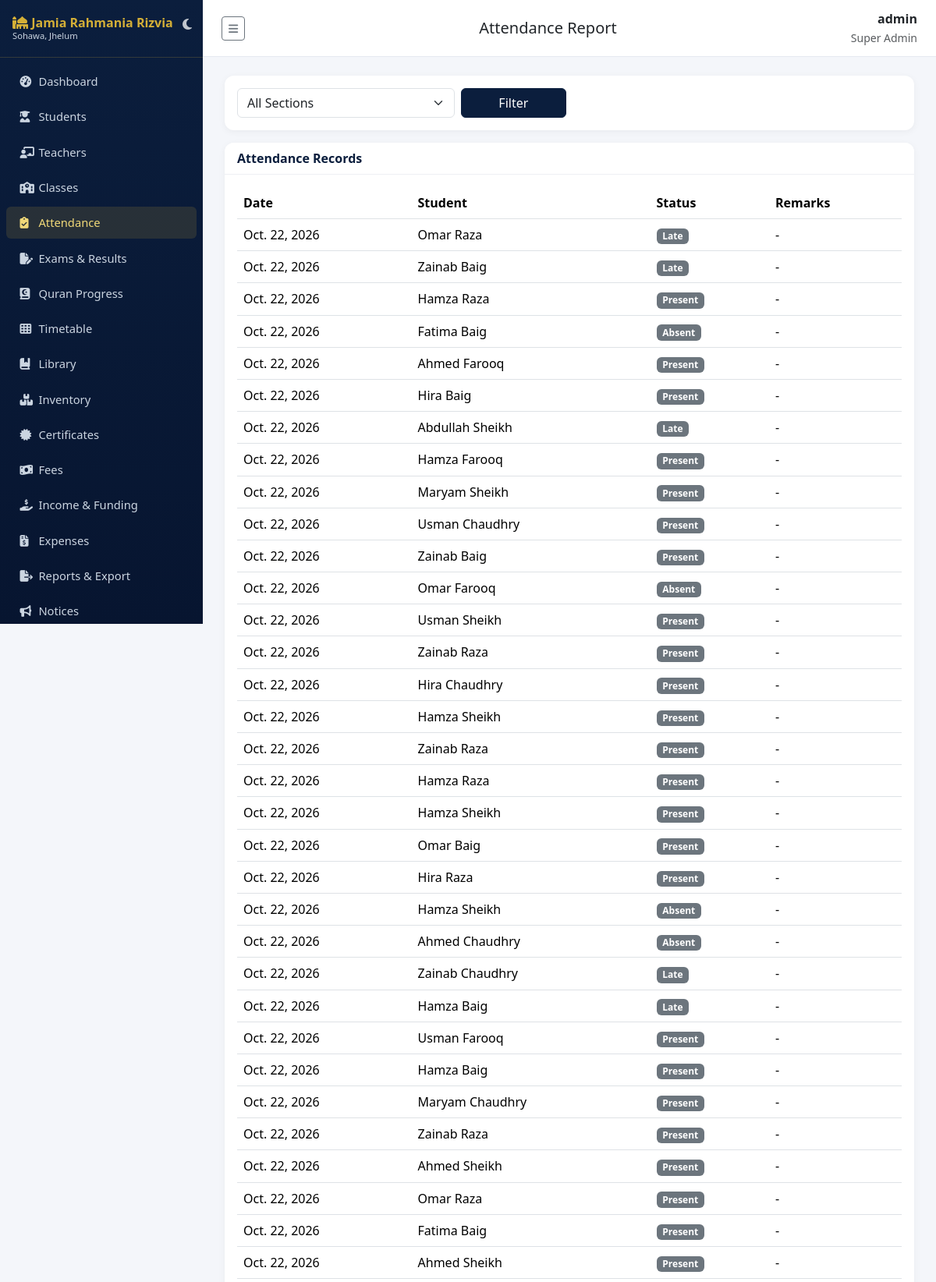
Page /attendance/report/ (signed in, upper part) on the committed database.
### accounts/models.py (models this page shows, shortened)
class User(AbstractUser):
    class Role(models.TextChoices):
        SUPER_ADMIN = "SUPER_ADMIN", "Super Admin"
        PRINCIPAL = "PRINCIPAL", "Principal"
        ADMIN = "ADMIN", "Admin"
        TEACHER = "TEACHER", "Teacher"
        STUDENT = "STUDENT", "Student"
        PARENT = "PARENT", "Parent"
        ACCOUNTANT = "ACCOUNTANT", "Accountant"
        LIBRARIAN = "LIBRARIAN", "Librarian"
        STAFF = "STAFF", "Staff"
    role = models.CharField(max_length=20, choices=Role.choices, default=Role.STUDENT)
    phone = models.CharField(max_length=20, blank=True)
    photo = models.ImageField(upload_to="profile_photos/", blank=True, null=True)

### attendance/models.py (models this page shows, shortened)
class StudentAttendance(models.Model):
    class Status(models.TextChoices):
        PRESENT = "PRESENT", "Present"
        ABSENT = "ABSENT", "Absent"
        LATE = "LATE", "Late"
        LEAVE = "LEAVE", "Leave"
    student = models.ForeignKey("students.Student", on_delete=models.CASCADE, related_name="attendances")
    date = models.DateField()
    status = models.CharField(max_length=10, choices=Status.choices, default=Status.PRESENT)
    remarks = models.CharField(max_length=200, blank=True)
    marked_by = models.ForeignKey("accounts.User", on_delete=models.SET_NULL, null=True, blank=True)
    class Meta:
        unique_together = ["student", "date"]
        ordering = ["-date"]

### students/models.py (models this page shows, shortened)
class Student(models.Model):
    class Status(models.TextChoices):
        ACTIVE = "ACTIVE", "Active"
        INACTIVE = "INACTIVE", "Inactive"
        SUSPENDED = "SUSPENDED", "Suspended"
        TRANSFERRED = "TRANSFERRED", "Transferred"
        GRADUATED = "GRADUATED", "Graduated"
    class Blood(models.TextChoices):
        A_POS = "A+", "A+"
        A_NEG = "A-", "A-"
        B_POS = "B+", "B+"
        B_NEG = "B-", "B-"
        AB_POS = "AB+", "AB+"
        AB_NEG = "AB-", "AB-"
        O_POS = "O+", "O+"
        O_NEG = "O-", "O-"
    user = models.OneToOneField(settings.AUTH_USER_MODEL, on_delete=models.CASCADE, related_name="student_profile", null=True, blank=True)
    parent = models.ForeignKey(settings.AUTH_USER_MODEL, on_delete=models.SET_NULL, null=True, blank=True, related_name="children", limit_choices_to={"role": "PARENT"})
    admission_number = models.CharField(max_length=20, unique=True)
    roll_number = models.CharField(max_length=20, blank=True)
    first_name = models.CharField(max_length=100)
    last_name = models.CharField(max_length=100)
    date_of_birth = models.DateField()
    gender = models.CharField(max_length=10, choices=[("M", "Male"), ("F", "Female"), ("O", "Other")])
    blood_group = models.CharField(max_length=5, choices=Blood.choices, blank=True)
    photo = models.ImageField(upload_to="student_photos/", blank=True, null=True)
    address = models.TextField(blank=True)
    section = models.ForeignKey("academics.Section", on_delete=models.SET_NULL, null=True, blank=True, related_name="students")
    admission_date = models.DateField(auto_now_add=True)
    previous_school = models.CharField(max_length=200, blank=True)
    status = models.CharField(max_length=15, choices=Status.choices, default=Status.ACTIVE)
    guardian_name = models.CharField(max_length=150, blank=True)
    guardian_relation = models.CharField(max_length=50, blank=True)
    guardian_phone = models.CharField(max_length=20, blank=True)
    guardian_email = models.EmailField(blank=True)
    emergency_contact_name = models.CharField(max_length=150, blank=True)
    emergency_contact_phone = models.CharField(max_length=20, blank=True)
    class Meta:
        ordering = ["admission_number"]
    @property
    def full_name(self):
        return f"{self.first_name} {self.last_name}"

### attendance/views.py (the view)
# urls.py: path("report/", views.AttendanceReportView.as_view(), name="report"),
class AttendanceReportView(RoleRequiredMixin, View):
    template_name = "attendance/report.html"
    allowed_roles = MANAGEMENT_ROLES + ["TEACHER"]
    def get(self, request):
        sections = self.get_allowed_sections(request)
        section_id = request.GET.get("section")
        records = StudentAttendance.objects.select_related("student").all().order_by("-date")[:200]
        if not (request.user.is_superuser or request.user.role in MANAGEMENT_ROLES):
            records = records.filter(student__section__in=sections)
        if section_id:
            records = records.filter(student__section_id=section_id)
        return render(request, self.template_name, {"records": records, "sections": sections, "selected_section": section_id})
    def get_allowed_sections(self, request):
        if request.user.is_superuser or request.user.role in MANAGEMENT_ROLES:
            return Section.objects.all()
        return Section.objects.filter(class_teacher__user=request.user)

### academics/models.py (called while the page is built)
    def __str__(self):
        return f"{self.school_class.name} - {self.name}"

### accounts/mixins.py (called while the page is built)
    def dispatch(self, request, *args, **kwargs):
        if not request.user.is_authenticated:
            return self.handle_no_permission()
        if request.user.is_superuser or request.user.role in self.allowed_roles:
            return super().dispatch(request, *args, **kwargs)
        raise PermissionDenied("You do not have permission to access this page.")

### sitepages/context_processors.py (called while the page is built)
def site_settings(request):
    s = SiteSettings.get_solo()
    years = max(datetime.date.today().year - s.established_year, 0)
    return {"site_settings": s, "years_of_service": years}

### sitepages/models.py (called while the page is built)
    @classmethod
    def get_solo(cls):
        obj = cls.objects.first()
        if not obj:
            obj = cls.objects.create()
        return obj

### templates/attendance/report.html (shortened to what this page needs)
{% extends "base.html" %}
{% block page_title %}Attendance Report{% endblock %}
{% block content %}
<div class="card mb-3"><div class="card-body">
  <form class="row g-2" method="get">
    <div class="col-md-4">
      <select class="form-select" name="section">
        <option value="">All Sections</option>
      </select>
    </div>
    <div class="col-md-2"><button class="btn btn-navy w-100" type="submit">Filter</button></div>
  </form>
</div></div>
<div class="card">
  <div class="card-header">Attendance Records</div>
  <div class="card-body">
    <table class="table table-hover">
      <thead><tr><th>Date</th><th>Student</th><th>Status</th><th>Remarks</th></tr></thead>
      <tbody>
      {% for r in records %}
        <tr><td>{{ r.date }}</td><td>{{ r.student.full_name }}</td><td><span class="badge bg-secondary">{{ r.get_status_display }}</span></td><td>{{ r.remarks|default:"-" }}</td></tr>
      {% empty %}<tr><td colspan="4" class="text-center text-muted">No records found.</td></tr>{% endfor %}
      </tbody>
    </table>
  </div>
</div>
{% endblock %}

### templates/base.html (shortened to what this page needs)
{% load static %}
<!DOCTYPE html>
<html lang="en" id="theme-wrapper" data-bs-theme="light">
<head>
<link href="https://cdn.jsdelivr.net/npm/bootstrap@5.3.3/dist/css/bootstrap.min.css" rel="stylesheet">
<link href="https://cdnjs.cloudflare.com/ajax/libs/font-awesome/6.5.1/css/all.min.css" rel="stylesheet">
<link href="{% static 'css/style.css' %}" rel="stylesheet">
</head>
<body>
<nav class="sidebar" id="sidebar">
  <div class="brand d-flex justify-content-between align-items-center">
    <div>
      <i class="fa-solid fa-mosque"></i> Jamia Rahmania Rizvia
      <small class="d-block" style="font-size:.7rem;color:#cbd5e1;font-weight:400">Sohawa, Jhelum</small>
    </div>
    <button id="theme-toggle-btn" class="btn p-1 border-0 text-white opacity-75 hover-opacity-100" title="Switch Theme" style="background: transparent; box-shadow: none;">
      <i class="fa-solid fa-moon fs-6" id="theme-icon"></i>
    </button>
  </div>
  <ul class="nav flex-column py-2">
    {% if request.user.role in "STUDENT,PARENT" %}
      <li class="nav-item"><a class="nav-link {% if request.resolver_match.namespace == 'portal' %}active{% endif %}" href="{% url 'portal:home' %}"><i class="fa-solid fa-gauge-high"></i> My Portal</a></li>
      <li class="nav-item"><a class="nav-link {% if request.resolver_match.namespace == 'notices' and request.resolver_match.url_name == 'list' %}active{% endif %}" href="{% url 'notices:list' %}"><i class="fa-solid fa-bullhorn"></i> Notices</a></li>
      <li class="nav-item"><a class="nav-link {% if request.resolver_match.namespace == 'timetable' %}active{% endif %}" href="{% url 'timetable:view' %}"><i class="fa-solid fa-table-cells"></i> Timetable</a></li>
      <li class="nav-item"><a class="nav-link" href="{% url 'notices:event_list' %}"><i class="fa-solid fa-calendar-days"></i> Events</a></li>
    {% else %}
      <li class="nav-item"><a class="nav-link {% if request.resolver_match.namespace == 'dashboard' %}active{% endif %}" href="{% url 'dashboard:index' %}"><i class="fa-solid fa-gauge-high"></i> Dashboard</a></li>
      <li class="nav-item"><a class="nav-link {% if request.resolver_match.namespace == 'students' %}active{% endif %}" href="{% url 'students:list' %}"><i class="fa-solid fa-user-graduate"></i> Students</a></li>
      {% if request.user.is_superuser or request.user.role in "SUPER_ADMIN,PRINCIPAL,ADMIN" %}
      <li class="nav-item"><a class="nav-link {% if request.resolver_match.namespace == 'teachers' %}active{% endif %}" href="{% url 'teachers:list' %}"><i class="fa-solid fa-chalkboard-user"></i> Teachers</a></li>
      <li class="nav-item"><a class="nav-link {% if request.resolver_match.url_name == 'class_list' %}active{% endif %}" href="{% url 'academics:class_list' %}"><i class="fa-solid fa-school"></i> Classes</a></li>
      {% endif %}
      <li class="nav-item"><a class="nav-link {% if request.resolver_match.url_name == 'mark' or request.resolver_match.url_name == 'report' %}active{% endif %}" href="{% url 'attendance:mark' %}"><i class="fa-solid fa-clipboard-check"></i> Attendance</a></li>
      {% if request.user.is_superuser or request.user.role in "SUPER_ADMIN,PRINCIPAL,ADMIN,TEACHER" %}
      <li class="nav-item"><a class="nav-link {% if request.resolver_match.namespace == 'exams' %}active{% endif %}" href="{% url 'exams:list' %}"><i class="fa-solid fa-file-pen"></i> Exams &amp; Results</a></li>
      <li class="nav-item"><a class="nav-link {% if request.resolver_match.namespace == 'hifz' %}active{% endif %}" href="{% url 'hifz:list' %}"><i class="fa-solid fa-book-quran"></i> Quran Progress</a></li>
      {% endif %}
      <li class="nav-item"><a class="nav-link " href="{% url 'timetable:view' %}"><i class="fa-solid fa-table-cells"></i> Timetable</a></li>
      <li class="nav-item"><a class="nav-link {% if request.resolver_match.namespace == 'library' %}active{% endif %}" href="{% url 'library:books' %}"><i class="fa-solid fa-book-bookmark"></i> Library</a></li>
      {% if request.user.is_superuser or request.user.role in "SUPER_ADMIN,PRINCIPAL,ADMIN,STAFF,LIBRARIAN" %}
      <li class="nav-item"><a class="nav-link {% if request.resolver_match.namespace == 'inventory' %}active{% endif %}" href="{% url 'inventory:list' %}"><i class="fa-solid fa-boxes-stacked"></i> Inventory</a></li>
      {% endif %}
      {% if request.user.is_superuser or request.user.role in "SUPER_ADMIN,PRINCIPAL,ADMIN" %}
      <li class="nav-item"><a class="nav-link {% if request.resolver_match.namespace == 'certificates' %}active{% endif %}" href="{% url 'certificates:list' %}"><i class="fa-solid fa-certificate"></i> Certificates</a></li>
      {% endif %}
      {% if request.user.is_superuser or request.user.role in "SUPER_ADMIN,PRINCIPAL,ADMIN,ACCOUNTANT" %}
      <li class="nav-item"><a class="nav-link {% if request.resolver_match.url_name == 'payment_list' %}active{% endif %}" href="{% url 'fees:payment_list' %}"><i class="fa-solid fa-money-bill-wave"></i> Fees</a></li>
      <li class="nav-item"><a class="nav-link {% if request.resolver_match.url_name == 'income_list' %}active{% endif %}" href="{% url 'fees:income_list' %}"><i class="fa-solid fa-hand-holding-dollar"></i> Income &amp; Funding</a></li>
      <li class="nav-item"><a class="nav-link {% if request.resolver_match.url_name == 'expense_list' %}active{% endif %}" href="{% url 'fees:expense_list' %}"><i class="fa-solid fa-file-invoice-dollar"></i> Expenses</a></li>
      {% endif %}
      {% if request.user.is_superuser or request.user.role in "SUPER_ADMIN,PRINCIPAL,ADMIN,ACCOUNTANT" %}
      <li class="nav-item"><a class="nav-link {% if request.resolver_match.namespace == 'reports' %}active{% endif %}" href="{% url 'reports:index' %}"><i class="fa-solid fa-file-export"></i> Reports &amp; Export</a></li>
      {% endif %}
      <li class="nav-item"><a class="nav-link {% if request.resolver_match.namespace == 'notices' %}active{% endif %}" href="{% url 'notices:list' %}"><i class="fa-solid fa-bullhorn"></i> Notices</a></li>
    {% endif %}
  </ul>
</nav>
<div class="main-content">
  <div class="topbar">
    <button class="btn btn-sm btn-outline-secondary" id="sidebarToggle" type="button" title="Show / hide menu" aria-label="Toggle menu"><i class="fa-solid fa-bars"></i></button>
    <h5 class="mb-0">{% block page_title %}Dashboard{% endblock %}</h5>
    <div class="text-end">
      <div class="fw-semibold">{{ request.user.get_full_name|default:request.user.username }}</div>
      <small class="text-muted">{{ request.user.get_role_display }}</small>
    </div>
  </div>
  {% block content %}{% endblock %}
</div>
</body>
</html>

### static/css/style.css (style rules this page uses)
:root { --navy: #0b1e3d; --navy-dark: #071530; --gold: #d4af37; --gold-light: #f0d878; --bg: #f4f6fa; }
body { background: var(--bg); font-family: 'Segoe UI', Roboto, sans-serif; }
.sidebar { background: linear-gradient(180deg, var(--navy) 0%, var(--navy-dark) 100%); min-height: 100vh; width: 250px; position: fixed; top: 0; left: 0; z-index: 1030; }
.sidebar .brand { color: var(--gold); font-weight: 700; padding: 1.25rem 1rem; border-bottom: 1px solid rgba(212,175,55,.2); }
.sidebar .nav-link { color: #cbd5e1; padding: .6rem 1.1rem; border-radius: 6px; margin: 2px 8px; font-size: .92rem; }
.sidebar .nav-link.active, .sidebar .nav-link:hover { background: rgba(212,175,55,.15); color: var(--gold-light); }
.sidebar .nav-link i { width: 20px; }
.main-content { margin-left: 250px; padding: 1.5rem 1.75rem; }
.topbar { background: #fff; border-bottom: 1px solid #e5e9f0; padding: .75rem 1.5rem; margin: -1.5rem -1.75rem 1.5rem -1.75rem; display: flex; justify-content: space-between; align-items: center; }
.card { border: none; border-radius: 12px; box-shadow: 0 2px 10px rgba(0,0,0,.05); }
.card-header { background: #fff; border-bottom: 1px solid #eef0f4; font-weight: 600; color: var(--navy); border-radius: 12px 12px 0 0 !important; }
.btn-navy { background: var(--navy); border-color: var(--navy); color: #fff; }
.table thead { background: var(--navy); color: #fff; }
#sidebar { position: fixed; top: 0; left: 0; width: 260px; height: 100vh; overflow-y: auto !important; z-index: 1050; transition: all 0.3s ease; }
.main-content { margin-left: 260px; transition: all 0.3s ease; }
#sidebar .brand { padding-right: 35px !important; line-height: 1.2 !important; }
#theme-toggle-btn { position: absolute; right: 10px; top: 15px; z-index: 10; }

### templates/base.html (style rules this page uses)
html, body { min-height: 100vh !important; height: 100%; }
#sidebar .brand { cursor: grab; user-select: none; touch-action: none; }

### rows in the picture
User: user.get_full_name "admin", user.role "Super Admin"
StudentAttendance: date "Oct. 22, 2026", student.full_name "Omar Raza", status "Late", remarks "-"
StudentAttendance: date "Oct. 22, 2026", student.full_name "Zainab Baig", status "Late", remarks "-"
StudentAttendance: date "Oct. 22, 2026", student.full_name "Hamza Raza", status "Present", remarks "-"
StudentAttendance: date "Oct. 22, 2026", student.full_name "Fatima Baig", status "Absent", remarks "-"
StudentAttendance: date "Oct. 22, 2026", student.full_name "Ahmed Farooq", status "Present", remarks "-"
StudentAttendance: date "Oct. 22, 2026", student.full_name "Hira Baig", status "Present", remarks "-"
StudentAttendance: date "Oct. 22, 2026", student.full_name "Abdullah Sheikh", status "Late", remarks "-"
StudentAttendance: date "Oct. 22, 2026", student.full_name "Hamza Farooq", status "Present", remarks "-"
StudentAttendance: date "Oct. 22, 2026", student.full_name "Maryam Sheikh", status "Present", remarks "-"
StudentAttendance: date "Oct. 22, 2026", student.full_name "Usman Chaudhry", status "Present", remarks "-"
StudentAttendance: date "Oct. 22, 2026", student.full_name "Zainab Baig", status "Present", remarks "-"
StudentAttendance: date "Oct. 22, 2026", student.full_name "Omar Farooq", status "Absent", remarks "-"
StudentAttendance: date "Oct. 22, 2026", student.full_name "Usman Sheikh", status "Present", remarks "-"
StudentAttendance: date "Oct. 22, 2026", student.full_name "Zainab Raza", status "Present", remarks "-"
StudentAttendance: date "Oct. 22, 2026", student.full_name "Hira Chaudhry", status "Present", remarks "-"
StudentAttendance: date "Oct. 22, 2026", student.full_name "Hamza Sheikh", status "Present", remarks "-"
StudentAttendance: date "Oct. 22, 2026", student.full_name "Zainab Raza", status "Present", remarks "-"
StudentAttendance: date "Oct. 22, 2026", student.full_name "Hamza Raza", status "Present", remarks "-"
StudentAttendance: date "Oct. 22, 2026", student.full_name "Hamza Sheikh", status "Present", remarks "-"
StudentAttendance: date "Oct. 22, 2026", student.full_name "Omar Baig", status "Present", remarks "-"
StudentAttendance: date "Oct. 22, 2026", student.full_name "Hira Raza", status "Present", remarks "-"
StudentAttendance: date "Oct. 22, 2026", student.full_name "Hamza Sheikh", status "Absent", remarks "-"
StudentAttendance: date "Oct. 22, 2026", student.full_name "Ahmed Chaudhry", status "Absent", remarks "-"
StudentAttendance: date "Oct. 22, 2026", student.full_name "Zainab Chaudhry", status "Late", remarks "-"
StudentAttendance: date "Oct. 22, 2026", student.full_name "Hamza Baig", status "Late", remarks "-"
StudentAttendance: date "Oct. 22, 2026", student.full_name "Usman Farooq", status "Present", remarks "-"
StudentAttendance: date "Oct. 22, 2026", student.full_name "Hamza Baig", status "Present", remarks "-"
StudentAttendance: date "Oct. 22, 2026", student.full_name "Maryam Chaudhry", status "Present", remarks "-"
StudentAttendance: date "Oct. 22, 2026", student.full_name "Zainab Raza", status "Present", remarks "-"
StudentAttendance: date "Oct. 22, 2026", student.full_name "Ahmed Sheikh", status "Present", remarks "-"
StudentAttendance: date "Oct. 22, 2026", student.full_name "Omar Raza", status "Present", remarks "-"
StudentAttendance: date "Oct. 22, 2026", student.full_name "Fatima Baig", status "Present", remarks "-"
StudentAttendance: date "Oct. 22, 2026", student.full_name "Ahmed Sheikh", status "Present", remarks "-"
